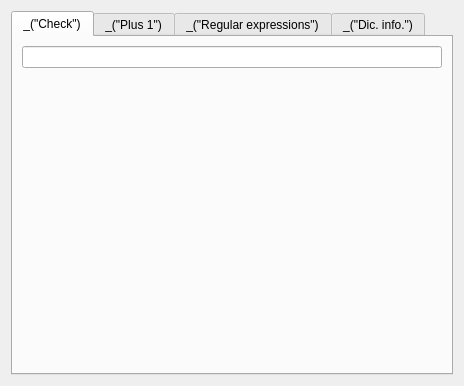
<?xml version="1.0" encoding="UTF-8"?>
<ui version="4.0">
 <class>DicToolsWidget</class>
 <widget class="QWidget" name="DicToolsWidget">
  <property name="geometry">
   <rect>
    <x>0</x>
    <y>0</y>
    <width>464</width>
    <height>386</height>
   </rect>
  </property>
  <property name="windowTitle">
   <string>_(&quot;Dictionary tools&quot;)</string>
  </property>
  <layout class="QVBoxLayout" name="verticalLayout">
   <item>
    <widget class="QTabWidget" name="tabWidget">
     <property name="currentIndex">
      <number>0</number>
     </property>
     <widget class="QWidget" name="tabCheck">
      <attribute name="title">
       <string>_(&quot;Check&quot;)</string>
      </attribute>
      <layout class="QVBoxLayout" name="verticalLayout_5">
       <item>
        <widget class="QLineEdit" name="lineEditCheck"/>
       </item>
       <item>
        <widget class="QLabel" name="labelCheck">
         <property name="text">
          <string/>
         </property>
        </widget>
       </item>
       <item>
        <spacer name="verticalSpacer">
         <property name="orientation">
          <enum>Qt::Vertical</enum>
         </property>
         <property name="sizeHint" stdset="0">
          <size>
           <width>20</width>
           <height>40</height>
          </size>
         </property>
        </spacer>
       </item>
      </layout>
     </widget>
     <widget class="QWidget" name="tabPlus1">
      <attribute name="title">
       <string>_(&quot;Plus 1&quot;)</string>
      </attribute>
      <layout class="QVBoxLayout" name="verticalLayout_3">
       <item>
        <layout class="QHBoxLayout" name="horizontalLayout_4">
         <item>
          <widget class="QLineEdit" name="lineEditPlus1"/>
         </item>
         <item>
          <widget class="QPushButton" name="buttonSearchPlus1">
           <property name="enabled">
            <bool>false</bool>
           </property>
           <property name="text">
            <string>_(&quot;Search&quot;)</string>
           </property>
          </widget>
         </item>
        </layout>
       </item>
       <item>
        <widget class="QTreeView" name="treeViewPlus1">
         <property name="editTriggers">
          <set>QAbstractItemView::NoEditTriggers</set>
         </property>
         <property name="alternatingRowColors">
          <bool>true</bool>
         </property>
        </widget>
       </item>
      </layout>
     </widget>
     <widget class="QWidget" name="tabRegexp">
      <attribute name="title">
       <string>_(&quot;Regular expressions&quot;)</string>
      </attribute>
      <layout class="QVBoxLayout" name="verticalLayout_2">
       <item>
        <layout class="QHBoxLayout" name="horizontalLayout_3">
         <item>
          <widget class="QLineEdit" name="lineEditRegexp"/>
         </item>
         <item>
          <widget class="QPushButton" name="buttonSearchRegexp">
           <property name="enabled">
            <bool>false</bool>
           </property>
           <property name="text">
            <string>_(&quot;Search&quot;)</string>
           </property>
          </widget>
         </item>
        </layout>
       </item>
       <item>
        <layout class="QHBoxLayout" name="horizontalLayout">
         <item>
          <widget class="QLabel" name="label">
           <property name="text">
            <string>_(&quot;Minimum length:&quot;)</string>
           </property>
          </widget>
         </item>
         <item>
          <widget class="QSpinBox" name="spinBoxMinLength">
           <property name="minimum">
            <number>1</number>
           </property>
           <property name="maximum">
            <number>15</number>
           </property>
          </widget>
         </item>
         <item>
          <widget class="QLabel" name="label_2">
           <property name="text">
            <string>_(&quot;Maximum length:&quot;)</string>
           </property>
          </widget>
         </item>
         <item>
          <widget class="QSpinBox" name="spinBoxMaxLength">
           <property name="minimum">
            <number>1</number>
           </property>
           <property name="maximum">
            <number>15</number>
           </property>
           <property name="value">
            <number>15</number>
           </property>
          </widget>
         </item>
        </layout>
       </item>
       <item>
        <widget class="QTreeView" name="treeViewRegexp">
         <property name="editTriggers">
          <set>QAbstractItemView::NoEditTriggers</set>
         </property>
         <property name="alternatingRowColors">
          <bool>true</bool>
         </property>
         <property name="rootIsDecorated">
          <bool>false</bool>
         </property>
         <property name="uniformRowHeights">
          <bool>true</bool>
         </property>
        </widget>
       </item>
       <item>
        <widget class="QLabel" name="labelLimitReached">
         <property name="text">
          <string>_(&quot;Note: only the 1000 first results have been displayed&quot;)</string>
         </property>
         <property name="wordWrap">
          <bool>true</bool>
         </property>
        </widget>
       </item>
      </layout>
     </widget>
     <widget class="QWidget" name="tabDicInfo">
      <attribute name="title">
       <string>_(&quot;Dic. info.&quot;)</string>
      </attribute>
      <layout class="QGridLayout" name="gridLayout_2">
       <item row="0" column="0">
        <widget class="QLabel" name="label_3">
         <property name="text">
          <string>_(&quot;Dictionary name:&quot;)</string>
         </property>
        </widget>
       </item>
       <item row="0" column="1">
        <widget class="QLineEdit" name="lineEditName">
         <property name="readOnly">
          <bool>true</bool>
         </property>
        </widget>
       </item>
       <item row="1" column="0">
        <widget class="QLabel" name="label_4">
         <property name="text">
          <string>_(&quot;Letters:&quot;)</string>
         </property>
        </widget>
       </item>
       <item row="1" column="1">
        <widget class="QLineEdit" name="lineEditLetters">
         <property name="readOnly">
          <bool>true</bool>
         </property>
        </widget>
       </item>
       <item row="2" column="0">
        <widget class="QLabel" name="label_5">
         <property name="text">
          <string>_(&quot;Number of words:&quot;)</string>
         </property>
        </widget>
       </item>
       <item row="3" column="0" colspan="2">
        <widget class="QTreeView" name="treeViewDicLetters">
         <property name="editTriggers">
          <set>QAbstractItemView::NoEditTriggers</set>
         </property>
         <property name="alternatingRowColors">
          <bool>true</bool>
         </property>
         <property name="rootIsDecorated">
          <bool>false</bool>
         </property>
        </widget>
       </item>
       <item row="2" column="1">
        <layout class="QHBoxLayout" name="horizontalLayout_2">
         <item>
          <widget class="QSpinBox" name="spinBoxWords">
           <property name="sizePolicy">
            <sizepolicy hsizetype="Fixed" vsizetype="Fixed">
             <horstretch>0</horstretch>
             <verstretch>0</verstretch>
            </sizepolicy>
           </property>
           <property name="minimumSize">
            <size>
             <width>90</width>
             <height>0</height>
            </size>
           </property>
           <property name="readOnly">
            <bool>true</bool>
           </property>
           <property name="maximum">
            <number>100000000</number>
           </property>
          </widget>
         </item>
         <item>
          <spacer name="horizontalSpacer">
           <property name="orientation">
            <enum>Qt::Horizontal</enum>
           </property>
           <property name="sizeHint" stdset="0">
            <size>
             <width>40</width>
             <height>20</height>
            </size>
           </property>
          </spacer>
         </item>
         <item>
          <widget class="QPushButton" name="buttonSaveWords">
           <property name="text">
            <string>_(&quot;Save words list...&quot;)</string>
           </property>
          </widget>
         </item>
        </layout>
       </item>
      </layout>
     </widget>
    </widget>
   </item>
  </layout>
 </widget>
 <tabstops>
  <tabstop>tabWidget</tabstop>
  <tabstop>lineEditCheck</tabstop>
  <tabstop>lineEditPlus1</tabstop>
  <tabstop>buttonSearchPlus1</tabstop>
  <tabstop>treeViewPlus1</tabstop>
  <tabstop>lineEditRegexp</tabstop>
  <tabstop>buttonSearchRegexp</tabstop>
  <tabstop>spinBoxMinLength</tabstop>
  <tabstop>spinBoxMaxLength</tabstop>
  <tabstop>treeViewRegexp</tabstop>
  <tabstop>lineEditName</tabstop>
  <tabstop>lineEditLetters</tabstop>
  <tabstop>spinBoxWords</tabstop>
  <tabstop>buttonSaveWords</tabstop>
  <tabstop>treeViewDicLetters</tabstop>
 </tabstops>
 <resources/>
 <connections/>
</ui>
